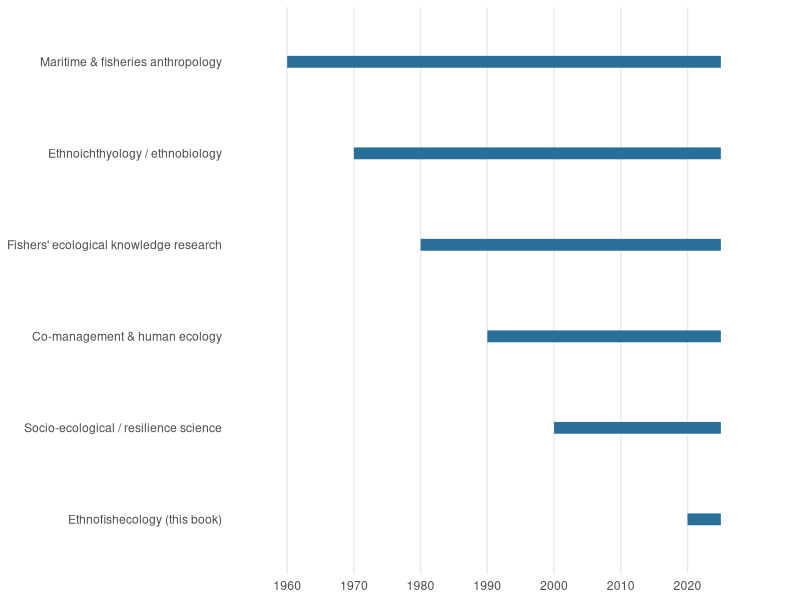

R code for this plot:
## ---- chunk 1
#| label: fig-timeline
#| fig-cap: "Convergence of adjacent literatures into ethnofishecology as a coupling frame. Bars indicate the decades when each strand matured; overlaps show where the strands began to inform each other."
#| echo: false
#| warning: false
#| fig-width: 8
#| fig-height: 3.2

library(ggplot2)
library(dplyr)

strands <- tibble::tribble(
  ~strand,                                  ~start, ~end,
  "Maritime & fisheries anthropology",       1960,   2025,
  "Ethnoichthyology / ethnobiology",         1970,   2025,
  "Fishers' ecological knowledge research",  1980,   2025,
  "Co-management & human ecology",           1990,   2025,
  "Socio-ecological / resilience science",   2000,   2025,
  "Ethnofishecology (this book)",            2020,   2025
)

ggplot(strands, aes(y = forcats::fct_rev(factor(strand, levels = strand)))) +
  geom_segment(aes(x = start, xend = end, yend = forcats::fct_rev(factor(strand, levels = strand))),
               linewidth = 4, color = "#2a6f97") +
  scale_x_continuous(limits = c(1955, 2030), breaks = seq(1960, 2020, 10)) +
  labs(x = NULL, y = NULL) +
  theme_minimal(base_size = 11) +
  theme(panel.grid.minor = element_blank(),
        panel.grid.major.y = element_blank(),
        plot.margin = margin(5, 15, 5, 5))
